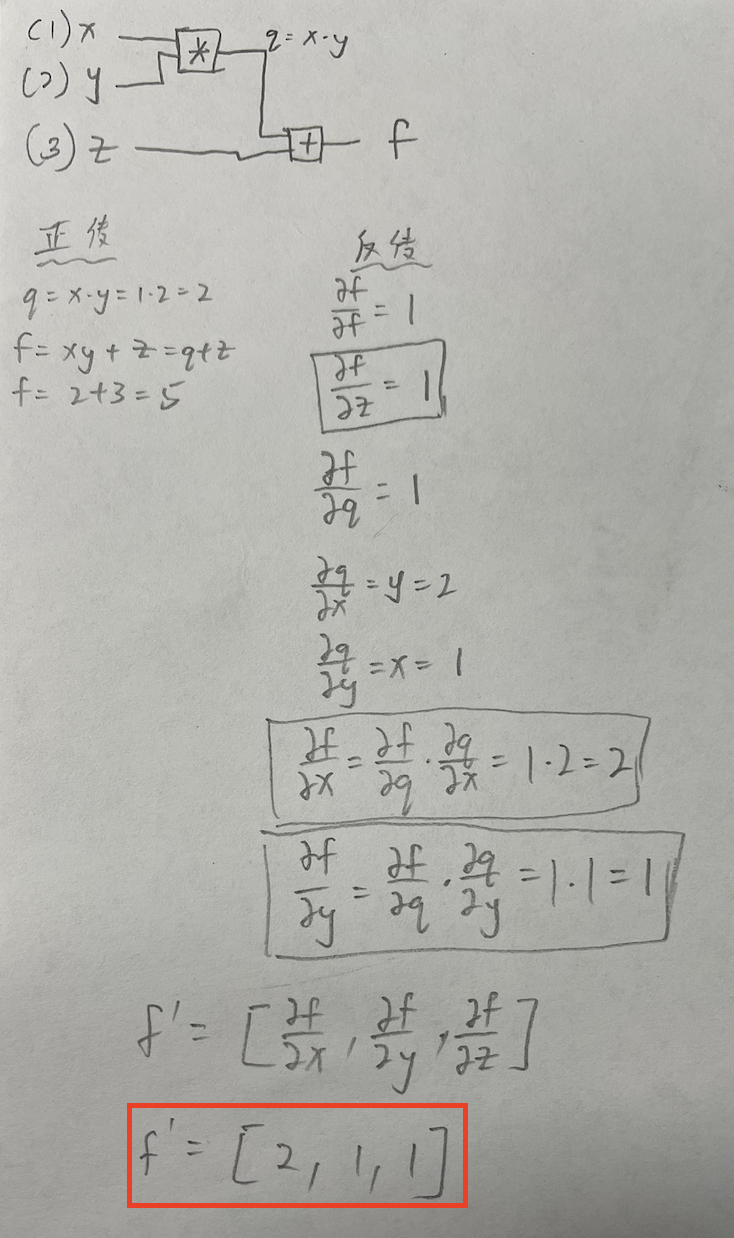
#> input picture Artificial_Intelligence/Week05/img/hw4.png, 734 x 1238 px, given in place of the camera
$ python webcam4.py
#> lines starting #> are read from the running program, lines starting #| are printed output that depends on the picture; after the words box and inside, x2 and y2 are one past the last pixel; in counts of white or black regions, pixels touching at a corner belong together
# pip install opencv-python
import cv2
import numpy as np
# https://stackoverflow.com/questions/61979361/cannot-turn-on-mac-webcam-through-opencv-python
cap = cv2.VideoCapture(1) # Mac m1
# cap = cv2.VideoCapture(0) # Windows
fps = cap.get(cv2.CAP_PROP_FPS)
#print(f'{fps} : fps')

ret , frame = cap.read()
#> frame is the input picture: shape (1238, 734, 3); mean B, G, R 170.9, 175.9, 176.5
#print(frame.shape)

while(1):
    ret, frame = cap.read()

    frame = cv2.resize(frame,(320,240))
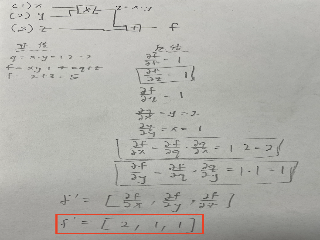
#> frame: shape (240, 320, 3); mean B, G, R 170.7, 175.8, 176.3
    grayImg = cv2.cvtColor(frame,cv2.COLOR_RGB2GRAY)

    cannyImg = cv2.Canny(grayImg,100,200)
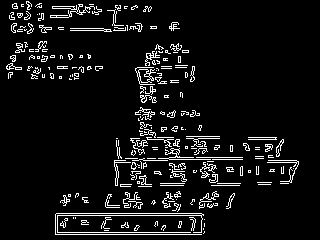
#> cannyImg: shape (240, 320); 7% white in thin lines or dots, all inside (x1, y1, x2, y2) = (6, 1, 299, 235)

    concat = cv2.hconcat([grayImg,cannyImg])
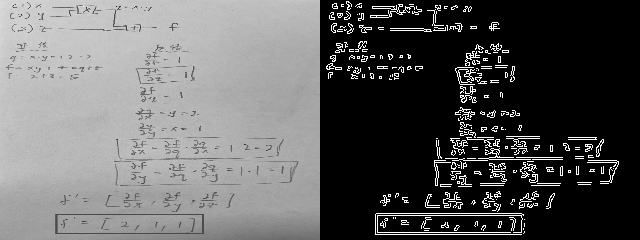
#> concat: shape (240, 640); min 0, max 255, mean 96.1

    cv2.imshow('Canny Img',concat)

    k=cv2.waitKey(1)&0xff
#> (key Esc is pressed here)
    if k==27 :
        break

cap.release()
cv2.destroyAllWindows()
